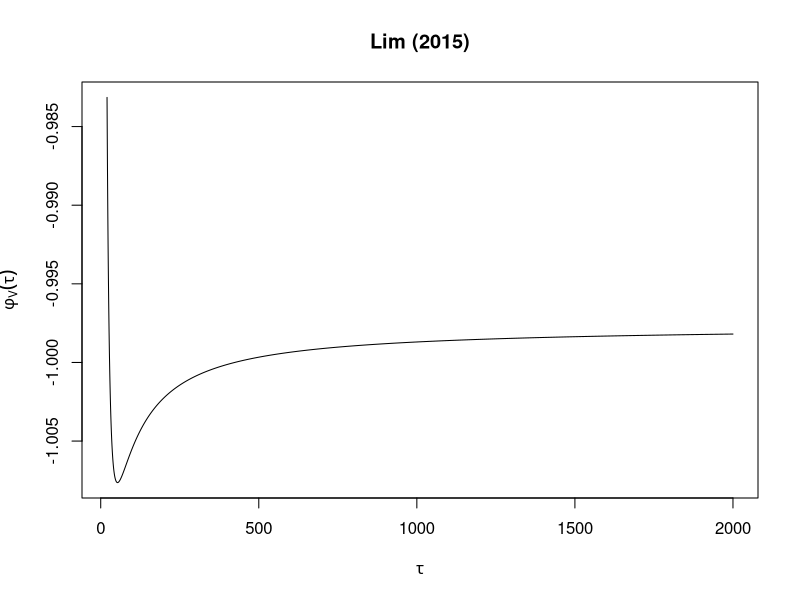
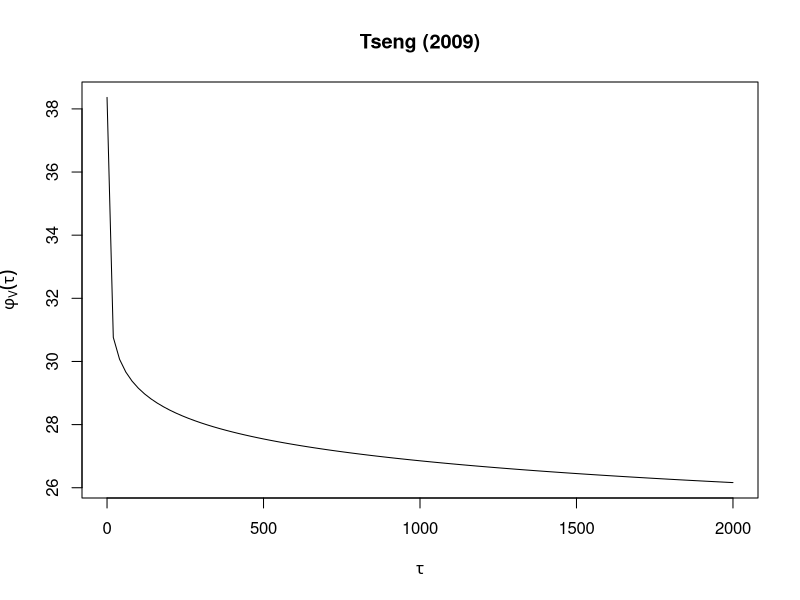
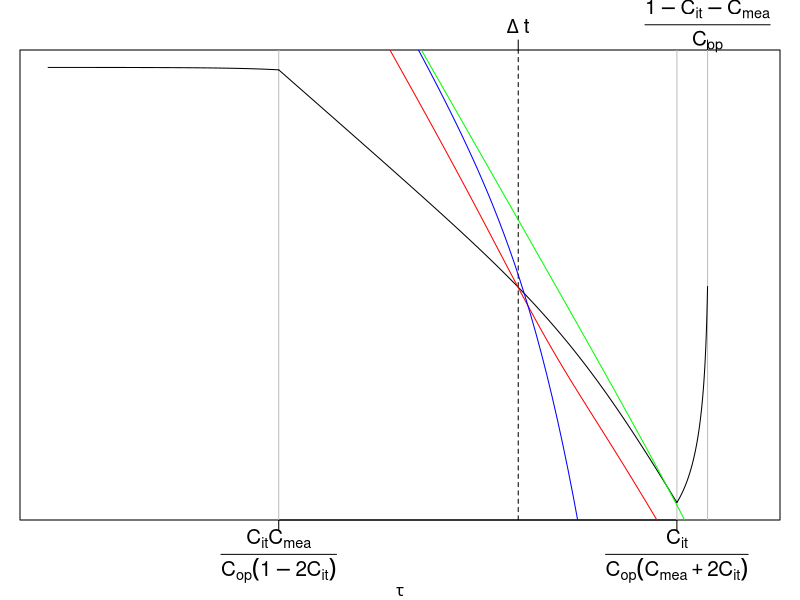
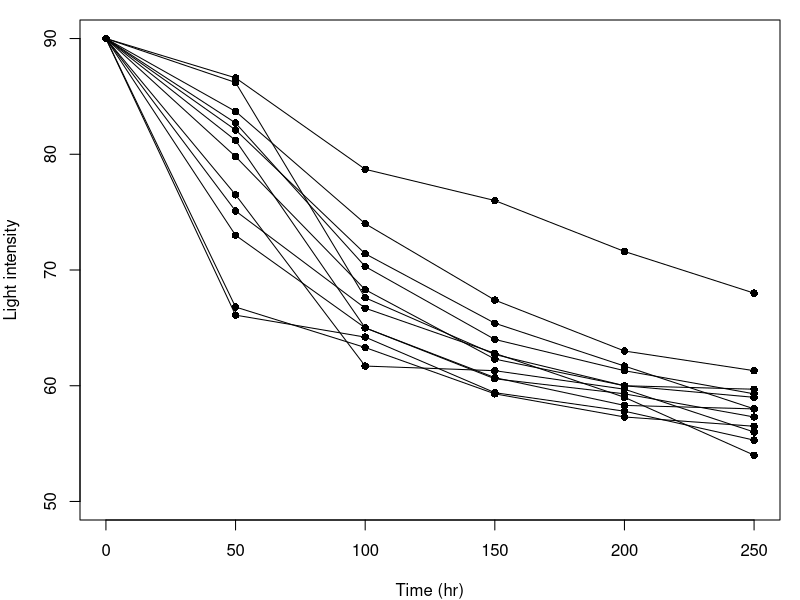
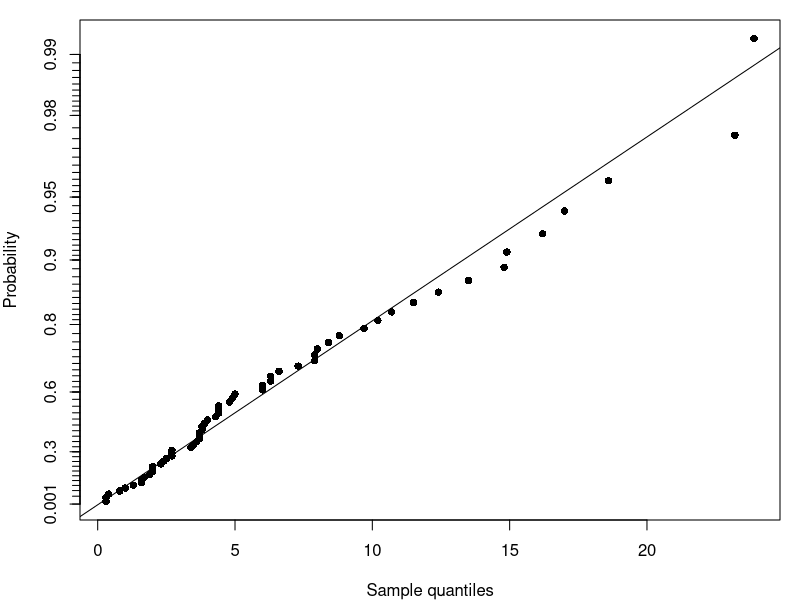

Here is the R script that generated these plots, in order:
library(numDeriv)
library(goftest)
#type-I basis function####
varphi_D=function(tau){
  re=tau^2*(alpha*tau*trigamma(alpha*tau)-1)
  return(re)
}
l_varphi_D=function(tau){
  return(log(varphi_D(tau)))
}
d_l_varphi_D=function(tau){
  return(1/2*grad(l_varphi_D,tau))
}

#grid search####
grid_search_D=function(){
  re=list()
  objold=0
  index=1
  for(n in 1:floor((1-co*dt)/(cm+ci))){
    for(m in 1:floor((1-n*ci)/(n*cm+co*dt))){
      obj=n^2*m^2*varphi_D((1-n*ci-m*n*cm)/(co*m))
      if(obj>objold){
        re=list(n=n,m=m,tau=(1-n*ci-m*n*cm)/(co*m),Te=(1-n*ci-m*n*cm)/(co*m)*m,value=1/obj)
        objold=obj
      }
      index=index+1
    }
  }
  return(re)
}

#exact D-optimal design####
exact_design_D=function(){
  #case 8
  if(ci+cm+co*dt==1){
    obj=varphi_D(dt)
    re=list(n=1,m=1,tau=dt,Te=dt,value=1/obj,case="case8")
    return(re)
  }
  #case 4
  tau_upper=(1-ci-cm)/co
  ccost=max(co/(ci+cm),co/(1-ci))
  if(d_l_varphi_D(tau_upper)>ccost){
    obj=varphi_D(tau_upper)
    re=list(n=1,m=1,tau=tau_upper,Te=tau_upper,value=1/obj,case="case4")
  }
  #case 1
  case2u1=ci*cm/(co*(1-2*ci))
  case2u2=(1-ci-cm)/co
  case2root=function(tau){
    d_l_varphi_D(tau)-co/(cm+co*tau)
  }
  if(1-2*ci-cm>=0&case2u1>dt){
    tau_star=tryCatch(uniroot(case2root,c(dt,case2u1))$root,error=function(e)e)
    if(is.list(tau_star)){
      
    }else{
      m=(1-ci)/(cm+co*tau_star)
      obj=m^2*varphi_D(tau_star)
      return(list(n=1,m=m,tau=tau_star,Te=tau_star*m,value=1/obj,case="case1"))
    }
  }else if(1-2*ci-cm<0&case2u2>dt){
    tau_star=tryCatch(uniroot(case2root,c(dt,case2u2))$root,error=function(e)e)
    if(is.list(tau_star)){
      
    }else{
      m=(1-ci)/(cm+co*tau_star)
      obj=m^2*varphi_D(tau_star)
      return(list(n=1,m=m,tau=tau_star,Te=tau_star*m,value=1/obj,case="case1"))
    }
  }
  #case 2
  case3u=case2u2
  case3l=ci/(co*(cm+2*ci))
  case3root=function(tau){
    d_l_varphi_D(tau)-co/(1-co*tau)
  }
  if(1-2*ci-cm>0&case3u>max(dt,case3l)){
    tau_star=tryCatch(uniroot(case3root,c(max(dt,case3l),case3u))$root,error=function(e)e)
    if(is.list(tau_star)){
      
    }else{
      n=(1-co*tau_star)/(ci+cm)
      obj=n^2*varphi_D(tau_star)
      return(list(n=n,m=1,tau=tau_star,Te=tau_star,value=1/obj,case="case2"))
    }
  }
  #case 3
  case4l=case2u1
  case4u=case3l
  case4root=function(tau){
    n=(-ci+sqrt(ci^2+cm*ci/(co*tau)))/(cm*ci/(co*tau))
    d_l_varphi_D(tau)-co/(cm*n+co*tau)
  }
  if(1-2*ci-cm>0&case4u>max(dt,case4l)){
    tau_star=tryCatch(uniroot(case4root,c(max(dt,case4l),case4u))$root,error=function(e)e)
    if(is.list(tau_star)){
      
    }else{
      n=(-ci+sqrt(ci^2+cm*ci/(co*tau_star)))/(cm*ci/(co*tau_star))
      m=(-ci+sqrt(ci^2+cm*ci/(co*tau_star)))/(cm)
      obj=n^2*m^2*varphi_D(tau_star)
      return(list(n=n,m=m,tau=tau_star,Te=tau_star*m,value=1/obj,case="case3"))
    }
  }
  #case 5
  case2u1=ci*cm/(co*(1-2*ci))
  if(1-2*ci-cm>=0&case2u1>dt&d_l_varphi_D(dt)<co/(cm+co*dt)){
    tau_star=tryCatch(uniroot(case2root,c(dt,case2u1))$root,error=function(e)e)
    m=(1-ci)/(cm+co*dt)
    obj=m^2*varphi_D(dt)
    return(list(n=1,m=m,tau=dt,value=1/obj,case="case5"))
  }else if(1-2*ci-cm<0&&d_l_varphi_D(dt)<co/(cm+co*dt)){
    tau_star=tryCatch(uniroot(case2root,c(dt,case2u1))$root,error=function(e)e)
    m=(1-ci)/(cm+co*dt)
    obj=m^2*varphi_D(dt)
    return(list(n=1,m=m,tau=dt,Te=dt*m,value=1/obj,case="case5"))
  }
  #case 6
  case3l=ci/(co*(cm+2*ci))
  if(1-2*ci-cm>0&dt>case3l&d_l_varphi_D(dt)<co/(1-co*dt)){
    n=(1-co*dt)/(ci+cm)
    obj=n^2*varphi_D(dt)
    return(list(n=n,m=1,tau=dt,Te=dt,value=1/obj,case="case6"))
  }
  #case 7
  case4l=case2u1
  case4u=case3l
  n=(-ci+sqrt(ci^2+cm*ci/(co*dt)))/(cm*ci/(co*dt))
  m=(-ci+sqrt(ci^2+cm*ci/(co*dt)))/(cm)
  if(1-2*ci-cm>0&case4u>dt&dt>case4l&d_l_varphi_D(dt)<co/(cm*n+co*dt)){
    tau_star=tryCatch(uniroot(case4root,c(max(dt,case4l),case4u))$root,error=function(e)e)
    obj=n^2*m^2*varphi_D(dt)
    return(list(n=n,m=m,tau=dt,Te=dt*m,value=1/obj,case="case7"))
  }
}

#basis A function####
varphi_A=function(tau){
  re=(1/(tau^2*trigamma(alpha*tau)-tau/alpha)+1/(alpha*tau))^{-1}
  return(re)
}

l_varphi_A=function(tau){
  return(log(varphi_A(tau)))
}
d_l_varphi_A=function(tau){
  return(grad(l_varphi_A,tau))
}

#exact A-optimal design####
grid_search_A=function(){
  re=list()
  objold=0
  index=1
  for(n in 1:floor((1-co*dt)/(cm+ci))){
    for(m in 1:floor((1-n*ci)/(n*cm+co*dt))){
      obj=n*m*varphi_A((1-n*ci-m*n*cm)/(co*m))
      # print(obj)
      # if(obj<0){
      #   browser()
      # }
      if(obj>objold){
        re=list(n=n,m=m,tau=(1-n*ci-m*n*cm)/(co*m),Te=(1-n*ci-m*n*cm)/(co*m)*m,value=1/obj)
        objold=obj
      }
      index=index+1
    }
  }
  return(re)
}
exact_design_A=function(){
  #case 8
  if(ci+cm+co*dt==1){
    obj=varphi_A(dt)
    re=list(n=1,m=1,tau=dt,Te=dt,value=1/obj,case="case8")
    return(re)
  }
  #case 4
  tau_upper=(1-ci-cm)/co
  ccost=max(co/(ci+cm),co/(1-ci))
  if(d_l_varphi_A(tau_upper)>ccost){
    obj=varphi_A(tau_upper)
    re=list(n=1,m=1,tau=tau_upper,Te=tau_upper,value=1/obj,case="case4")
  }
  #case 1
  case2u1=ci*cm/(co*(1-2*ci))
  case2u2=(1-ci-cm)/co
  case2root=function(tau){
    d_l_varphi_A(tau)-co/(cm+co*tau)
  }
  if(1-2*ci-cm>=0&case2u1>dt){
    tau_star=tryCatch(uniroot(case2root,c(dt,case2u1))$root,error=function(e)e)
    if(is.list(tau_star)){
      
    }else{
      m=(1-ci)/(cm+co*tau_star)
      obj=m*varphi_A(tau_star)
      return(list(n=1,m=m,tau=tau_star,Te=tau_star*m,value=1/obj,case="case1"))
    }
  }else if(1-2*ci-cm<0&case2u2>dt){
    tau_star=tryCatch(uniroot(case2root,c(dt,case2u2))$root,error=function(e)e)
    if(is.list(tau_star)){
      
    }else{
      m=(1-ci)/(cm+co*tau_star)
      obj=m*varphi_A(tau_star)
      return(list(n=1,m=m,tau=tau_star,Te=tau_star*m,value=1/obj,case="case1"))
    }
  }
  #case 2
  case3u=case2u2
  case3l=ci/(co*(cm+2*ci))
  case3root=function(tau){
    d_l_varphi_A(tau)-co/(1-co*tau)
  }
  if(1-2*ci-cm>0&case3u>max(dt,case3l)){
    tau_star=tryCatch(uniroot(case3root,c(max(dt,case3l),case3u))$root,error=function(e)e)
    if(is.list(tau_star)){
      
    }else{
      n=(1-co*tau_star)/(ci+cm)
      obj=n*varphi_A(tau_star)
      return(list(n=n,m=1,tau=tau_star,Te=tau_star,value=1/obj,case="case2"))
    }
  }
  #case 3
  case4l=case2u1
  case4u=case3l
  case4root=function(tau){
    n=(-ci+sqrt(ci^2+cm*ci/(co*tau)))/(cm*ci/(co*tau))
    d_l_varphi_A(tau)-co/(cm*n+co*tau)
  }
  if(1-2*ci-cm>0&case4u>max(dt,case4l)){
    tau_star=tryCatch(uniroot(case4root,c(max(dt,case4l),case4u))$root,error=function(e)e)
    if(is.list(tau_star)){
      
    }else{
      n=(-ci+sqrt(ci^2+cm*ci/(co*tau_star)))/(cm*ci/(co*tau_star))
      m=(-ci+sqrt(ci^2+cm*ci/(co*tau_star)))/(cm)
      obj=n*m*varphi_A(tau_star)
      return(list(n=n,m=m,tau=tau_star,Te=tau_star*m,value=1/obj,case="case3"))
    }
  }
  #case 5
  case2u1=ci*cm/(co*(1-2*ci))
  if(1-2*ci-cm>=0&case2u1>dt&d_l_varphi_A(dt)<co/(cm+co*dt)){
    tau_star=tryCatch(uniroot(case2root,c(dt,case2u1))$root,error=function(e)e)
    m=(1-ci)/(cm+co*dt)
    obj=m*varphi_A(dt)
    return(list(n=1,m=m,tau=dt,Te=dt*m,value=1/obj,case="case5"))
  }else if(1-2*ci-cm<0&&d_l_varphi_A(dt)<co/(cm+co*dt)){
    tau_star=tryCatch(uniroot(case2root,c(dt,case2u1))$root,error=function(e)e)
    m=(1-ci)/(cm+co*dt)
    obj=m*varphi_A(dt)
    return(list(n=1,m=m,tau=dt,Te=dt*m,value=1/obj,case="case5"))
  }
  #case 6
  case3l=ci/(co*(cm+2*ci))
  if(1-2*ci-cm>0&dt>case3l&d_l_varphi_A(dt)<co/(1-co*dt)){
    n=(1-co*dt)/(ci+cm)
    obj=n*varphi_A(dt)
    return(list(n=n,m=1,tau=dt,Te=dt,value=1/obj,case="case6"))
  }
  #case 7
  case4l=case2u1
  case4u=case3l
  n=(-ci+sqrt(ci^2+cm*ci/(co*dt)))/(cm*ci/(co*dt))
  m=(-ci+sqrt(ci^2+cm*ci/(co*dt)))/(cm)
  if(1-2*ci-cm>0&case4u>dt&dt>case4l&d_l_varphi_A(dt)<co/(cm*n+co*dt)){
    tau_star=tryCatch(uniroot(case4root,c(max(dt,case4l),case4u))$root,error=function(e)e)
    obj=n*m*varphi_A(dt)
    return(list(n=n,m=m,tau=dt,Te=dt*m,value=1/obj,case="case7"))
  }
}


#basis V function####
Qcdf=function(par){
  t=par[1]
  alpha=par[2]
  gamma=par[3]
  re=1-pgamma(eta,shape=alpha*t,rate=alpha*exp(-gamma))
  return(re)
}
xip=function(par){
  alpha=par[1]
  gamma=par[2]
  Qcdfroot=function(par){
    xi=par
    if(xi==0){
      return(-p)
    }else{
      re=1-pgamma(eta,shape=alpha*xi,rate=alpha*exp(-gamma))-p
    }
    return(re)
  }
  re=uniroot(Qcdfroot,c(0,exp(-gamma)*eta))
  return(re$root)
}
DQcdf=function(par){
  re=grad(Qcdf,c(xip(par),par))
  return(re)
}
varphi_V=function(tau){
  gradQcdf=DQcdf(c(alpha,gamma))
  h1=gradQcdf[2]/gradQcdf[1]
  h2=gradQcdf[3]/gradQcdf[1]
  re=((h1^2)/(tau^2*trigamma(alpha*tau)-tau/alpha)+(h2^2)/(alpha*tau))^{-1}
  return(re)
}

l_varphi_V=function(tau){
  return(log(varphi_V(tau)))
}
d_l_varphi_V=function(tau){
  return(grad(l_varphi_V,tau))
}
#exact V-optimal design####
exact_design_V=function(){
  #case 8
  if(ci+cm+co*dt==1){
    obj=varphi_V(dt)
    re=list(n=1,m=1,tau=dt,Te=dt,avar=1/obj,case="case8")
    return(re)
  }
  #case 4
  tau_upper=(1-ci-cm)/co
  ccost=max(co/(ci+cm),co/(1-ci))
  if(d_l_varphi_V(tau_upper)>ccost){
    obj=varphi_V(tau_upper)
    re=list(n=1,m=1,tau=tau_upper,Te=tau_upper,avar=1/obj,case="case4")
  }
  #case 1
  case2u1=ci*cm/(co*(1-2*ci))
  case2u2=(1-ci-cm)/co
  case2root=function(tau){
    d_l_varphi_V(tau)-co/(cm+co*tau)
  }
  if(1-2*ci-cm>=0&case2u1>dt){
    tau_star=tryCatch(uniroot(case2root,c(dt,case2u1))$root,error=function(e)e)
    if(is.list(tau_star)){
      
    }else{
      m=(1-ci)/(cm+co*tau_star)
      obj=m*varphi_V(tau_star)
      return(list(n=1,m=m,tau=tau_star,Te=tau_star*m,avar=1/obj,case="case1"))
    }
  }else if(1-2*ci-cm<0&case2u2>dt){
    tau_star=tryCatch(uniroot(case2root,c(dt,case2u2))$root,error=function(e)e)
    if(is.list(tau_star)){
      
    }else{
      m=(1-ci)/(cm+co*tau_star)
      obj=m*varphi_V(tau_star)
      return(list(n=1,m=m,tau=tau_star,Te=tau_star*m,avar=1/obj,case="case1"))
    }
  }
  #case 2
  case3u=case2u2
  case3l=ci/(co*(cm+2*ci))
  case3root=function(tau){
    d_l_varphi_V(tau)-co/(1-co*tau)
  }
  if(1-2*ci-cm>0&case3u>max(dt,case3l)){
    tau_star=tryCatch(uniroot(case3root,c(max(dt,case3l),case3u))$root,error=function(e)e)
    if(is.list(tau_star)){
      
    }else{
      n=(1-co*tau_star)/(ci+cm)
      obj=n*varphi_V(tau_star)
      return(list(n=n,m=1,tau=tau_star,Te=tau_star,avar=1/obj,case="case2"))
    }
  }
  #case 3
  case4l=case2u1
  case4u=case3l
  case4root=function(tau){
    n=(-ci+sqrt(ci^2+cm*ci/(co*tau)))/(cm*ci/(co*tau))
    d_l_varphi_V(tau)-co/(cm*n+co*tau)
  }
  if(1-2*ci-cm>0&case4u>max(dt,case4l)){
    tau_star=tryCatch(uniroot(case4root,c(max(dt,case4l),case4u))$root,error=function(e)e)
    if(is.list(tau_star)){
      
    }else{
      n=(-ci+sqrt(ci^2+cm*ci/(co*tau_star)))/(cm*ci/(co*tau_star))
      m=(-ci+sqrt(ci^2+cm*ci/(co*tau_star)))/(cm)
      obj=n*m*varphi_V(tau_star)
      return(list(n=n,m=m,tau=tau_star,Te=tau_star*m,avar=1/obj,case="case3"))
    }
  }
  #case 6
  case2u1=ci*cm/(co*(1-2*ci))
  if(1-2*ci-cm>=0&case2u1>dt&d_l_varphi_V(dt)<co/(cm+co*dt)){
    tau_star=tryCatch(uniroot(case2root,c(dt,case2u1))$root,error=function(e)e)
    m=(1-ci)/(cm+co*dt)
    obj=m*varphi_V(dt)
    return(list(n=1,m=m,tau=dt,avar=1/obj,case="case5"))
  }else if(1-2*ci-cm<0&&d_l_varphi_V(dt)<co/(cm+co*dt)){
    tau_star=tryCatch(uniroot(case2root,c(dt,case2u1))$root,error=function(e)e)
    m=(1-ci)/(cm+co*dt)
    obj=m*varphi_V(dt)
    return(list(n=1,m=m,tau=dt,Te=dt*m,avar=1/obj,case="case5"))
  }
  #case 7
  case3l=ci/(co*(cm+2*ci))
  if(1-2*ci-cm>0&dt>case3l&d_l_varphi_V(dt)<co/(1-co*dt)){
    n=(1-co*dt)/(ci+cm)
    obj=n*varphi_V(dt)
    return(list(n=n,m=1,tau=dt,Te=dt*1,avar=1/obj,case="case6"))
  }
  #case 8
  case4l=case2u1
  case4u=case3l
  n=(-ci+sqrt(ci^2+cm*ci/(co*dt)))/(cm*ci/(co*dt))
  m=(-ci+sqrt(ci^2+cm*ci/(co*dt)))/(cm)
  if(1-2*ci-cm>0&case4u>dt&dt>case4l&d_l_varphi_V(dt)<co/(cm*n+co*dt)){
    tau_star=tryCatch(uniroot(case4root,c(max(dt,case4l),case4u))$root,error=function(e)e)
    obj=n*m*varphi_V(dt)
    return(list(n=n,m=m,tau=dt,Te=dt*m,avar=1/obj,case="case7"))
  }
}
grid_search_V=function(){
  re=list()
  objold=0
  index=1
  for(n in 1:floor((1-co*dt)/(cm+ci))){
    for(m in 1:floor((1-n*ci)/(n*cm+co*dt))){
      obj=n*m*varphi_V((1-n*ci-m*n*cm)/(co*m))
      if(obj>objold){
        re=list(n=n,m=m,tau=(1-n*ci-m*n*cm)/(co*m),Te=(1-n*ci-m*n*cm)/(co*m)*m,value=1/obj)
        objold=obj
      }
      index=index+1
    }
  }
  return(re)
}
#type-II-basis function####
varrho_D=function(gm,te,alpha,gamma=NULL,dt,eta=NULL,p=NULL,log=T){
  m=gm
  omega=te-(m-1)*dt
  re=alpha*te*((m-1)*dt^2*psigamma(alpha*dt,1)+(omega)^2*psigamma(alpha*omega,1))-te^2
  if(log==T){
    return(log(re))
  }else{
    return(re)
  }
}
phi_D=function(n,m,te,alpha,gamma=NULL,dt,eta=NULL,p=NULL){
  re=varrho_D(m,te,alpha,gamma=NULL,dt,eta=NULL,p=NULL,F)
  return(1/(n^2*re))
}
varphi_Dm=function(m,te,alpha,gamma=NULL,dt,eta=NULL,p=NULL){
  re=grad(varrho_D,x=m,te=te,alpha=alpha,dt=dt,log=T)/2
  return(re)
}
varphi_DT=function(m,te,alpha,gamma=NULL,dt,eta=NULL,p=NULL){
  re=grad(varrho_D,x=te,gm=m,alpha=alpha,dt=dt,log=T)/2
  return(re)
}
varrho_A=function(gm,te,alpha,gamma=NULL,dt,eta=NULL,p=NULL,log=T){
  m=gm
  omega=te-(m-1)*dt
  re1=(m-1)*dt^2*psigamma(alpha*dt,1)+(omega)^2*psigamma(alpha*omega,1)-te/alpha
  re2=alpha*te
  re=(1/re1+1/re2)^(-1)
  if(log==T){
    return(log(re))
  }else{
    return(re)
  }
}
phi_A=function(n,m,te,alpha,gamma=NULL,dt,eta=NULL,p=NULL){
  re=varrho_A(m,te,alpha,gamma=NULL,dt,eta=NULL,p=NULL,F)
  return(1/(n*re))
}
varphi_Am=function(m,te,alpha,gamma=NULL,dt,eta=NULL,p=NULL){
  re=grad(varrho_A,x=m,te=te,alpha=alpha,dt=dt,log=T)
  return(re)
}
varphi_AT=function(m,te,alpha,gamma=NULL,dt,eta=NULL,p=NULL){
  re=grad(varrho_A,x=te,gm=m,alpha=alpha,dt=dt,log=T)
  return(re)
}
varrho_V=function(gm,te,alpha,gamma,dt,eta,p,log=T){
  m=gm
  Qcdf=function(par){
    t=par[1]
    alpha=par[2]
    gamma=par[3]
    re=1-pgamma(eta,shape=alpha*t,rate=alpha*exp(-gamma))
    return(re)
  }
  xip=function(par){
    alpha=par[1]
    gamma=par[2]
    Qcdfroot=function(par){
      xi=par
      if(xi==0){
        return(-p)
      }else{
        re=1-pgamma(eta,shape=alpha*xi,rate=alpha*exp(-gamma))-p
      }
      return(re)
    }
    re=uniroot(Qcdfroot,c(0,2*exp(-gamma)*eta))
    return(re$root)
  }
  DQcdf=function(par){
    re=grad(Qcdf,c(xip(par),par))
    return(re)
  }
  gradQcdf=DQcdf(c(alpha,gamma))
  h1=gradQcdf[2]/gradQcdf[1]
  h2=gradQcdf[3]/gradQcdf[1]
  omega=te-(m-1)*dt
  re1=(m-1)*dt^2*psigamma(alpha*dt,1)+(omega)^2*psigamma(alpha*omega,1)-te/alpha
  re2=alpha*te
  re=(h1^2/re1+h2^2/re2)^(-1)
  if(log==T){
    return(log(re))
  }else{
    return(re)
  }
}
phi_V=function(n,m,te,alpha,gamma,dt,eta,p){
  re=varrho_V(m,te,alpha,gamma,dt,eta,p,F)
  return(1/(n*re))
}
varphi_Vm=function(m,te,alpha,gamma,dt,eta,p){
  re=grad(varrho_V,x=m,te=te,alpha=alpha,gamma=gamma,dt=dt,eta=eta,p=p,log=T)
  return(re)
}
varphi_VT=function(m,te,alpha,gamma,dt,eta,p){
  re=grad(varrho_V,x=te,gm=m,alpha=alpha,gamma=gamma,dt=dt,eta=eta,p=p,log=T)
  return(re)
}

Qcdf=function(par){
  t=par[1]
  alpha=par[2]
  gamma=par[3]
  re=1-pgamma(eta,shape=alpha*t,rate=alpha*exp(-gamma))
  return(re)
}
xip=function(par){
  alpha=par[1]
  gamma=par[2]
  Qcdfroot=function(par){
    xi=par
    if(xi==0){
      return(-p)
    }else{
      re=1-pgamma(eta,shape=alpha*xi,rate=alpha*exp(-gamma))-p
    }
    return(re)
  }
  re=uniroot(Qcdfroot,c(0,exp(-gamma)*eta))
  return(re$root)
}
DQcdf=function(par){
  re=grad(Qcdf,c(xip(par),par))
  return(re)
}
varphi_V=function(tau){
  gradQcdf=DQcdf(c(alpha,gamma))
  h1=gradQcdf[2]/gradQcdf[1]
  h2=gradQcdf[3]/gradQcdf[1]
  re=((h1^2)/(tau^2*trigamma(alpha*tau)-tau/alpha)+(h2^2)/(alpha*tau))^{-1}
  return(re)
}

l_varphi_V=function(tau){
  return(log(varphi_V(tau)))
}
d_l_varphi_V=function(tau){
  return(grad(l_varphi_V,tau))
}
#optimal type-II design####
exact_typII=function(ci,cm,co,alpha,gamma=NULL,dt,eta=NULL,p=NULL,varphim,varphiT,phi){
  # browser()
  TC=function(n,m,te){
    ci*n+cm*n*m+co*te
  }
  #m,te,alpha,gamma=NULL,dt,eta=NULL,p=NULL
  #case1
  Tm=function(m){
    (1-cm*m-ci)/co
  }
  f=function(m){
    varphim(m,Tm(m),alpha,gamma,dt,eta,p)/varphiT(m,Tm(m),alpha,gamma,dt,eta,p)-cm/co
  }
  m1=try(uniroot(f,c(1,(1-ci-co*dt)/cm)))
  if(is.list(m1)){
    m1=m1$root
    if(co/(ci+cm*m1)<varphiT(m1,Tm(m1),alpha,gamma,dt,eta,p)){
      ns=1
      ms=m1
      Ts=Tm(m1)
      return(list(n=ns,m=ms,Te=Ts,obj=phi(ns,ms,Ts,alpha,gamma,dt,eta,p),cost=TC(ns,ms,Ts),case="case1"))
    }
  }
  
  #case2
  Tn=function(n){
    (1-n*(cm+ci))/co
  }
  f=function(n){
    n*varphiT(1,Tn(n),alpha,gamma,dt,eta,p)-co/(ci+cm)
  }
  n2=try(uniroot(f,c(1,(1-co*dt)/(ci+cm))))
  if(is.list(n2)){
    n2=n2$root
    if(varphim(1,Tn(n2),alpha,gamma,dt,eta,p)<cm/(ci+cm)){
      ns=n2
      ms=1
      Ts=Tn(n2)
      return(list(n=ns,m=ms,Te=Ts,obj=phi(ns,ms,Ts,alpha,gamma,dt,eta,p),cost=TC(ns,ms,Ts),case="case2"))
    }
  }
  #case3
  # browser()
  Tnm=function(n,m){
    (1-ci*n-cm*n*m)/co
  }
  f=function(par){
    # browser()
    n=par[1]
    m=par[2]
    if(n<1|m<1|m>(1-ci*n)/(cm*n+co*dt)|n>(1-co*dt)/(ci+cm)){
      return(Inf)
    }
    re1=abs(varphim(m,Tnm(n,m),alpha,gamma,dt,eta,p)-cm/(ci+cm*m))
    re2=abs(n*varphiT(m,Tnm(n,m),alpha,gamma,dt,eta,p)-co/(ci+cm*m))
    return(re1+re2)
  }
  # f1=function(n,m){
  #   # browser()
  #   re1=varphim(m,Tnm(n,m),alpha,gamma,dt,eta,p)-cm/(ci+cm*m)
  #   return(re1)
  # }
  # f2=function(n,m){
  #   # browser()
  #   re2=n*varphiT(m,Tnm(n,m),alpha,gamma,dt,eta,p)-co/(ci+cm*m)
  #   return(re2)
  # }
  n3=m3=2
  # browser()
  # for(iter in 1:1){
  #   n3=uniroot(f1,c(1,floor((1-ci)/(cm+co*dt))/2),n=m3)$root
  #   m3=uniroot(f2,c(1,floor((1-co*dt)/(ci+cm))/2),m=n3)$root
  # }
  # nini=mean(c(1,(1-co*dt)/(ci+cm)))
  # mini=mean(c(1,(1-ci*nini)/(cm*nini+co*dt)))
  
  n3m3=list(value=Inf)
  for(nini in 1:floor((1-co*dt)/(ci+cm))){
    mini=floor((1-ci*nini)/(cm*nini+co*dt))
    n3m3new=optim(c(nini,mini),f,list(maxit=10000))
    if(n3m3new$value<n3m3$value){
      n3m3=n3m3new
      # print(n3m3$value)
      if(n3m3$value<10^-10){
        break
      }
    }
  }
  
  n3=n3m3$par[1]
  m3=n3m3$par[2]
  if(n3>1&m3>1&Tnm(n3,m3)>m3*dt+10^-4){
    ns=n3
    ms=m3
    Ts=Tnm(n3,m3)
    return(list(n=ns,m=ms,Te=Ts,obj=phi(ns,ms,Ts,alpha,gamma,dt,eta,p),cost=TC(ns,ms,Ts),case="case3"))
  }
  #case4
  T4=(1-cm-ci)/co
  if(co/(ci+cm)<varphiT(1,T4,alpha,gamma,dt,eta,p)&varphim(1,T4,alpha,gamma,dt,eta,p)/varphiT(1,T4,alpha,gamma,dt,eta,p)<cm/co){
    ns=1
    ms=1
    Ts=T4
    return(list(n=ns,m=ms,Te=Ts,obj=phi(ns,ms,Ts,alpha,gamma,dt,eta,p),cost=TC(ns,ms,Ts),case="case4"))
  }
  #case5
  m5=(1-ci)/(cm+co*dt)
  if((cm+dt*co)/(ci+cm*m5)<varphim(m5,m5*dt,alpha,gamma,dt,eta,p)+dt*varphiT(m5,m5*dt,alpha,gamma,dt,eta,p)){
    ns=1
    ms=m5
    Ts=m5*dt
    return(list(n=ns,m=ms,Te=Ts,obj=phi(ns,ms,Ts,alpha,gamma,dt,eta,p),cost=TC(ns,ms,Ts),case="case5"))
  }
  #case6
  n6=(1-co*dt)/(ci+cm)
  if(n6*(varphim(1,dt,alpha,gamma,dt,eta,p)+dt*varphiT(1,dt,alpha,gamma,dt,eta,p))<(co*dt+cm*n6)/(ci+cm)&n6*varphiT(1,dt,alpha,gamma,dt,eta,p)<co/(ci+cm)){
    ns=n6
    ms=1
    Ts=dt
    return(list(n=ns,m=ms,Te=Ts,obj=phi(ns,ms,Ts,alpha,gamma,dt,eta,p),cost=TC(ns,ms,Ts),case="case6"))
  }
  #case7
  nm=function(m){
    (1-co*m*dt)/(ci+cm*m)
  }
  f=function(m){
    nm(m)*(varphim(m,m*dt,alpha,gamma,dt,eta,p)+dt*varphiT(m,m*dt,alpha,gamma,dt,eta,p))-(co*dt+cm*nm(m))/(ci+cm*m)
  }
  m7=try(uniroot(f,c(1,(1-ci)/(co*dt+cm))))
  if(is.list(m7)){
    m7=m7$root
    if(nm(m7)*varphiT(m7,m7*dt,alpha,gamma,dt,eta,p)<co/(ci+cm*m7)){
      ns=nm(m7)
      ms=m7
      Ts=m7*dt
      return(list(n=ns,m=ms,Te=Ts,obj=phi(ns,ms,Ts,alpha,gamma,dt,eta,p),cost=TC(ns,ms,Ts),case="case7"))
    }
  }
  #case8
  if(ci+cm+co*dt==1){
    ns=1
    ms=1
    Ts=dt
    return(list(n=ns,m=ms,Te=Ts,obj=phi(ns,ms,Ts,alpha,gamma,dt,eta,p),cost=TC(ns,ms,Ts),case="case8"))
  }
}
grid_search_II=function(phi){
  re=list()
  objold=Inf
  index=1
  for(n in 1:floor((1-co*dt)/(cm+ci))){
    for(m in 1:floor((1-n*ci-co*dt)/(n*cm))){
      if((1-n*ci-m*n*cm)/(co)<m*dt){
        
      }else{
        obj=phi(n,m,(1-n*ci-m*n*cm)/(co),alpha,gamma,dt,eta,p)
        if(obj<objold){
          re=list(n=n,m=m,te=(1-n*ci-m*n*cm)/(co),value=obj,cost=ci*n+cm*n*m+co*(1-n*ci-m*n*cm)/(co))
          objold=obj
        }
        index=index+1
      }
    }
  }
  return(re)
}
#figures####
#Lim (2015)
pdf("Lim_2015.pdf",width = 7,height=7,pointsize = 18)
alpha=0.065;gamma=-0.77;eta=0.5;p=0.1
curve(log(1/varphi_V(x)),20,2000,xlab=expression(tau),ylab=expression(phi[V](tau)),main="Lim (2015)",n=10000)
dev.off()
#Tseng(2009)
pdf("Tseng_2009.pdf",width = 7,height=7,pointsize = 18)
alpha=exp(4.17-4058.79/323);beta=1/0.0625;gamma=log(alpha/beta);eta=5;p=0.05
curve(log(1/varphi_V(x)),0.01,2000,xlab=expression(tau),ylab=expression(phi[V](tau)),main="Tseng (2009)")
dev.off()


#plot of K(tau) lim2015####
library(numDeriv)
alpha=0.065;gamma=-0.77
cb=1000;ci=30/cb;cm=1.9/cb;co=2.7/cb;eta=0.5;p=0.1;dt=5
K1=function(tau){
  (cm/co+tau)^(-1)
}
K2=function(tau){
  (1/co-tau)^(-1)
}
K3=function(tau){
  (tau*sqrt(1+cm/(co*ci*tau)))^(-1)
}
pdf("k_tau_ex1.pdf",width=7,height=7,pointsize=18)
par(mar=c(4,1,2.5,1))
plot(10,10,xlim=c(-9,log((1-ci-cm)/co)+1),ylim=log(c(co*(cm+2*ci)/(ci+cm),co/cm)),xlab=expression(tau),ylab="",xaxt="n",yaxt="n")
axis(1,at=log(c(ci*cm/(co*(1-2*ci)),ci/(co*(cm+2*ci)))),labels = expression(frac(C[it]*C[mea],C[op]*(1-2*C[it])),frac(C[it],C[op]*(C[mea]+2*C[it]))),padj=0.5,cex.axis=1.24)
axis(3,at=log(c((1-ci-cm)/co)),labels = expression(frac(1-C[it]-C[mea],C[op])),padj=0.5,cex.axis=1.24)
abline(v=log(c(ci*cm/(co*(1-2*ci)),ci/(co*(cm+2*ci)),(1-ci-cm)/co)),col="gray")
#abline(h=c(co/cm,K1(ci*cm/(co*(1-2*ci))),K3(ci/(co*(cm+2*ci))),K2((1-ci-cm)/co)),col="gray")
K1x=seq(-9,log(ci*cm/(co*(1-2*ci))),length.out=100)
lines((K1x),log(K1(exp(K1x))))
K3x=seq(log(ci*cm/(co*(1-2*ci))),log(ci/(co*(cm+2*ci))),length.out=100)
lines((K3x),log(K3(exp(K3x))))
K2x=seq(log(ci/(co*(cm+2*ci))),log((1-ci-cm)/co),length.out=100)
lines((K2x),log(K2(exp(K2x))))
abline(v=log(dt),lty=2)
axis(3,at=log(dt),labels = expression(Delta~t),padj=0.5,cex.axis=1.24)
curve(log(Vectorize(d_l_varphi_D)(exp(x))),log(ci*cm/(co*(1-2*ci))*0.1),log((1-ci-cm)/co),add = T,col="red",n=100)
case4root=function(tau){
  n=(-ci+sqrt(ci^2+cm*ci/(co*tau)))/(cm*ci/(co*tau))
  d_l_varphi_D(tau)-2*co/(cm*n+co*tau)
}
tau_star=tryCatch(uniroot(case4root,c(ci*cm/(co*(1-2*ci)),ci/(co*(cm+2*ci))))$root,error=function(e)e)
curve(log(Vectorize(d_l_varphi_A)(exp(x))),log(ci*cm/(co*(1-2*ci))*0.1),log((1-ci-cm)/co),add = T,col="green",n=100)
curve(log(Vectorize(d_l_varphi_V)(exp(x))),log(ci*cm/(co*(1-2*ci))*0.1),log((1-ci-cm)/co),add = T,col="blue",n=100)
dev.off()


#example 2
test_time=c(0,50,100,150,200,250)
LED_deg=matrix(c(13.4,17.9,17.3,20.2,24.9,16.3,27,13.8,18.8,33.2,33.9,23.5,
                 21.3,28.6,29.7,31.7,33.3,26.0,35.0,32.4,35.0,36.7,35.8,38.3,
                 24,34.6,36,37.7,37.2,32.6,39.3,37.3,39.4,40.7,40.6,38.7,
                 28.4,38.3,38.7,40,41,37,41.7,40,40.7,42.7,42.2,40.3,
                 32.0,42.0,40.7,41,46,38.7,42,40.3,42.7,43.5,44.7,44.0),ncol=5)
LED_deg=cbind(rep(10,12),LED_deg)
LED_deg=100-LED_deg

pdf("ex2data.pdf",width=7,height=7,pointsize = 18)
par(mar=c(4,4,1,1))
plot(-100,xlim=c(0,250),ylim=c(50,90),xlab="Time (hr)",ylab="Light intensity")
for(i in 1:nrow(LED_deg)){
  points(test_time,LED_deg[i,],pch=16)
  lines(test_time,LED_deg[i,])
}
dev.off()

likelihood=function(par){
  # browser()
  alpha=par[1]
  gam=par[2]
  time_tran=test_time
  inc=sapply(1:nrow(LED_deg),function(x){-diff(LED_deg[x,])})
  dtime_tran=diff(time_tran)
  re=sapply(1:ncol(inc),function(x){
    dt=dtime_tran
    dz=inc[,x]
    re2=alpha*dt*log(alpha)-lgamma(alpha*dt)+(alpha*dt-1)*log(dz)-alpha*(dz*exp(-gam)+gam*dt)
    return(re2)
  })
  res=sum(re)
  return(res)
}
gammaopt=optim(c(0.02,2.11),likelihood,control = list(fnscale=-1))
alpha_hat=gammaopt$par[1]
gamma_hat=gammaopt$par[2]

pdf("ex2dataprobplot.pdf",width=7,height=7,pointsize = 18)
par(mar=c(4,4,1,1))
inc=sapply(1:nrow(LED_deg),function(x){-diff(LED_deg[x,])})
py=((1:length(inc))-0.5)/length(inc)
qy=qgamma(py,shape=alpha_hat*50,rate=alpha_hat*exp(-gamma_hat))
qqplot(inc,qy,xlab="Sample quantiles",ylab="Probability",pch=16,yaxt="n")
# atp=seq(qgamma(c(0.001),shape=alpha_hat*50,rate=alpha_hat*exp(-gamma_hat)),qgamma(c(0.99),shape=alpha_hat*50,rate=alpha_hat*exp(-gamma_hat)),length.out=10)
atp=c(0.001,0.3,0.6,0.8,0.9,0.95,0.98,0.99)
# axis(2,at=atp,label=round(pgamma(atp,shape=alpha_hat*50,rate=alpha_hat*exp(-gamma_hat)),3))
axis(2,at=qgamma(atp,shape=alpha_hat*50,rate=alpha_hat*exp(-gamma_hat)),label=atp)
axissmallt=function(atp){
  n=length(atp)
  satp=c()
  for(i in 2:n){
    satp=c(satp,seq(atp[i-1],atp[i],length.out=11))
  }
  axis(2,at=qgamma(satp,shape=alpha_hat*50,rate=alpha_hat*exp(-gamma_hat)),tck=-0.015,labels=F)
}
axissmallt(atp)
abline(a=0,b=1)
dev.off()
ad.test(sort(inc),"pgamma",shape=alpha_hat*50,rate=alpha_hat*exp(-gamma_hat))


#tables####
#example 1
alpha=0.065;gamma=-0.77
cb=1000;ci=30/cb;cm=1.9/cb;co=2.7/cb;eta=0.5;p=0.1;dt=5
summarizeoptIandII=function(){
  opiiD=as.numeric(unlist(exact_typII(ci=ci,cm=cm,co=co,alpha=alpha,gamma=gamma,dt=dt,eta=eta,p=p,varphi_Dm,varphi_DT,phi_D)))
  # browser()
  opiiA=as.numeric(unlist(exact_typII(ci=ci,cm=cm,co=co,alpha=alpha,gamma=gamma,dt=dt,eta=eta,p=p,varphi_Am,varphi_AT,phi_A)))
  opiiV=as.numeric(unlist(exact_typII(ci=ci,cm=cm,co=co,alpha=alpha,gamma=gamma,dt=dt,eta=eta,p=p,varphi_Vm,varphi_VT,phi_V)))
  opiD=as.numeric(unlist(exact_design_D()))
  opiA=as.numeric(unlist(exact_design_A()))
  opiV=as.numeric(unlist(exact_design_V()))
  re=matrix(c(unlist(opiD)[c(5,5,1,2,4)]/c(1,unlist(opiiD)[4],1,1,1),
              unlist(opiiD)[c(4,4,1,2,3)]/c(1,unlist(opiiD)[4],1,1,1),
              unlist(opiA)[c(5,5,1,2,4)]/c(1,unlist(opiiA)[4],1,1,1),
              unlist(opiiA)[c(4,4,1,2,3)]/c(1,unlist(opiiA)[4],1,1,1),
              unlist(opiV)[c(5,5,1,2,4)]/c(1,unlist(opiiV)[4],1,1,1),
              unlist(opiiV)[c(4,4,1,2,3)]/c(1,unlist(opiiV)[4],1,1,1)),ncol=5,byrow=T)
  re[,2]=1/re[,2]
  re=data.frame(re)
  colnames(re)=c("obj","RE","n","m","Te")
  return(re)
}
options(digits = 3)
table1=summarizeoptIandII()
#example 2
alpha=0.02825;gamma=-2.0725
cb=1000;ci=7.56*10^(-2);cm=1.06*10^(-3);co=1.17*10^(-4);eta=50;p=0.05;dt=5
summarizeoptIandII=function(){
  opiiD=as.numeric(unlist(exact_typII(ci=ci,cm=cm,co=co,alpha=alpha,gamma=gamma,dt=dt,eta=eta,p=p,varphi_Dm,varphi_DT,phi_D)))
  # browser()
  opiiA=as.numeric(unlist(exact_typII(ci=ci,cm=cm,co=co,alpha=alpha,gamma=gamma,dt=dt,eta=eta,p=p,varphi_Am,varphi_AT,phi_A)))
  opiiV=as.numeric(unlist(exact_typII(ci=ci,cm=cm,co=co,alpha=alpha,gamma=gamma,dt=dt,eta=eta,p=p,varphi_Vm,varphi_VT,phi_V)))
  opiiDgrid=as.numeric(unlist(grid_search_II(phi_D)))
  opiiAgrid=as.numeric(unlist(grid_search_II(phi_A)))
  opiiVgrid=as.numeric(unlist(grid_search_II(phi_V)))
  opiD=as.numeric(unlist(exact_design_D()))
  opiDgrid=as.numeric(unlist(grid_search_D()))
  opiA=as.numeric(unlist(exact_design_A()))
  opiAgrid=as.numeric(unlist(grid_search_A()))
  opiV=as.numeric(unlist(exact_design_V()))
  opiVgrid=as.numeric(unlist(grid_search_V()))
  re=matrix(c(unlist(opiD)[c(5,5,1,2,4)]/c(1,unlist(opiiD)[4],1,1,1),
              unlist(opiDgrid)[c(5,5,1,2,4)]/c(1,unlist(opiiD)[4],1,1,1),
              unlist(opiiD)[c(4,4,1,2,3)]/c(1,unlist(opiiD)[4],1,1,1),
              unlist(opiiDgrid)[c(4,4,1,2,3)]/c(1,unlist(opiiD)[4],1,1,1),
              c(1/3600/varphi_D(250),1/3600/varphi_D(250)/unlist(opiiD)[4],12,5,250),
              unlist(opiA)[c(5,5,1,2,4)]/c(1,unlist(opiiA)[4],1,1,1),
              unlist(opiAgrid)[c(5,5,1,2,4)]/c(1,unlist(opiiA)[4],1,1,1),
              unlist(opiiA)[c(4,4,1,2,3)]/c(1,unlist(opiiA)[4],1,1,1),
              unlist(opiiAgrid)[c(4,4,1,2,3)]/c(1,unlist(opiiA)[4],1,1,1),
              c(1/60/varphi_A(250),1/60/varphi_A(250)/unlist(opiiA)[4],12,5,250),
              unlist(opiV)[c(5,5,1,2,4)]/c(1,unlist(opiiV)[4],1,1,1),
              unlist(opiVgrid)[c(5,5,1,2,4)]/c(1,unlist(opiiV)[4],1,1,1),
              unlist(opiiV)[c(4,4,1,2,3)]/c(1,unlist(opiiV)[4],1,1,1),
              unlist(opiiVgrid)[c(4,4,1,2,3)]/c(1,unlist(opiiV)[4],1,1,1),
              c(1/60/varphi_V(250),1/60/varphi_V(250)/unlist(opiiV)[4],12,5,250)),ncol=5,byrow=T)
  re[,2]=1/re[,2]
  re=data.frame(re)
  colnames(re)=c("obj","RE","n","m","Te")
  return(re)
}
options(digits = 3)
table2=summarizeoptIandII()
